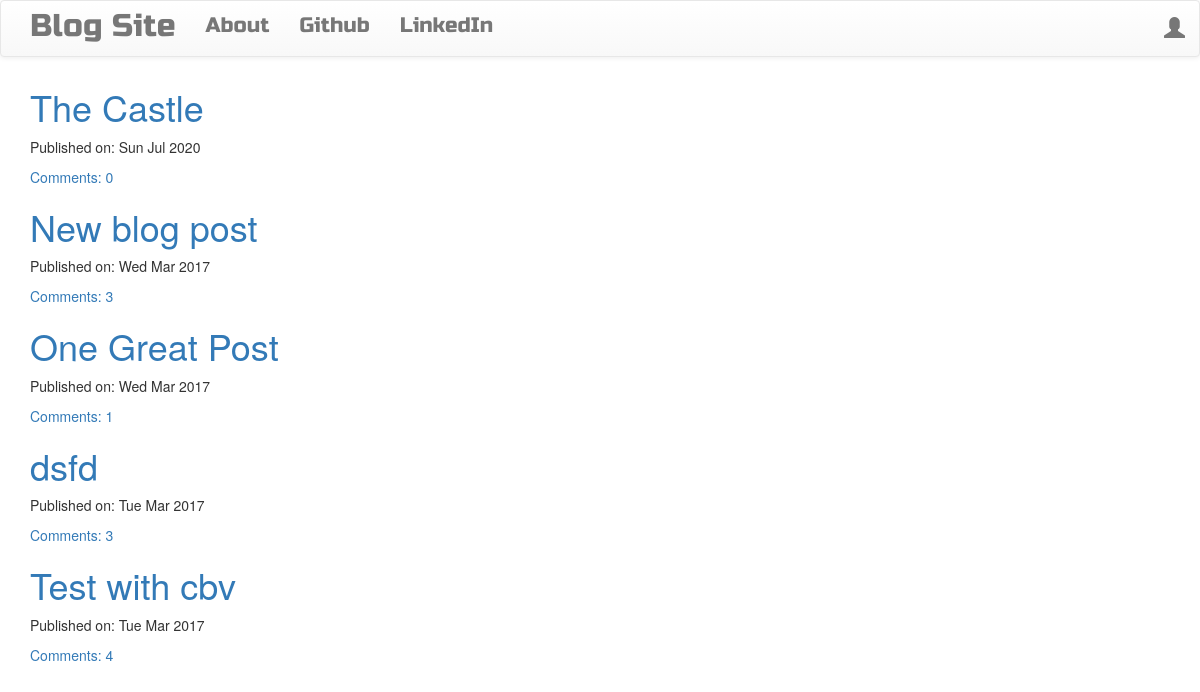
The page / on the database its author committed.
### blog/models.py (models this page shows, shortened)
class Post(models.Model):
    author = models.ForeignKey('auth.User')
    title = models.CharField(max_length=200)
    text = models.TextField()
    created_date = models.DateTimeField(default=timezone.now)
    published_date = models.DateTimeField(blank=True, null=True)
    def approve_comments(self):
        return self.comments.filter(approved_comment=True)

### blog/views.py (the view)
# urls.py: url(r'^$',views.PostListView.as_view(),name='post_list'),
class PostListView(ListView):
    model = Post
    def get_queryset(self):
        return Post.objects.filter(published_date__lte=timezone.now()).order_by('-published_date')

### blog/templates/blog/post_list.html
{% extends 'blog/base.html' %}
{% block content %}
<div class="centerstage">
    {% for post in post_list %}
        <div class="post">
            <h1><a href="{% url 'post_detail' pk=post.pk %}">{{ post.title }}</a></h1>
            <div class="date">
                <p>Published on: {{ post.published_date|date:"D M Y"}}</p>
            </div>
            <a href="{% url 'post_detail' pk=post.pk %}">Comments: {{ post.approve_comments.count }}</a>
        </div>
    {% endfor %}
</div>
{% endblock %}

### blog/static/css/blog.css (style rules this page uses)
.centerstage { margin-left: auto; margin-right: auto; }
.loader { filter:hue-rotate(0deg); color: linear-gradient(45deg,#0f8,#08f); animation:hue 5000ms infinite linear; }

### rows shown on the page
Post: title "The Castle", published_date "Sun Jul 2020", approve_comments.count "0"
Post: title "New blog post", published_date "Wed Mar 2017", approve_comments.count "3"
Post: title "One Great Post", published_date "Wed Mar 2017", approve_comments.count "1"
Post: title "dsfd", published_date "Tue Mar 2017", approve_comments.count "3"
Post: title "Test with cbv", published_date "Tue Mar 2017", approve_comments.count "4"
